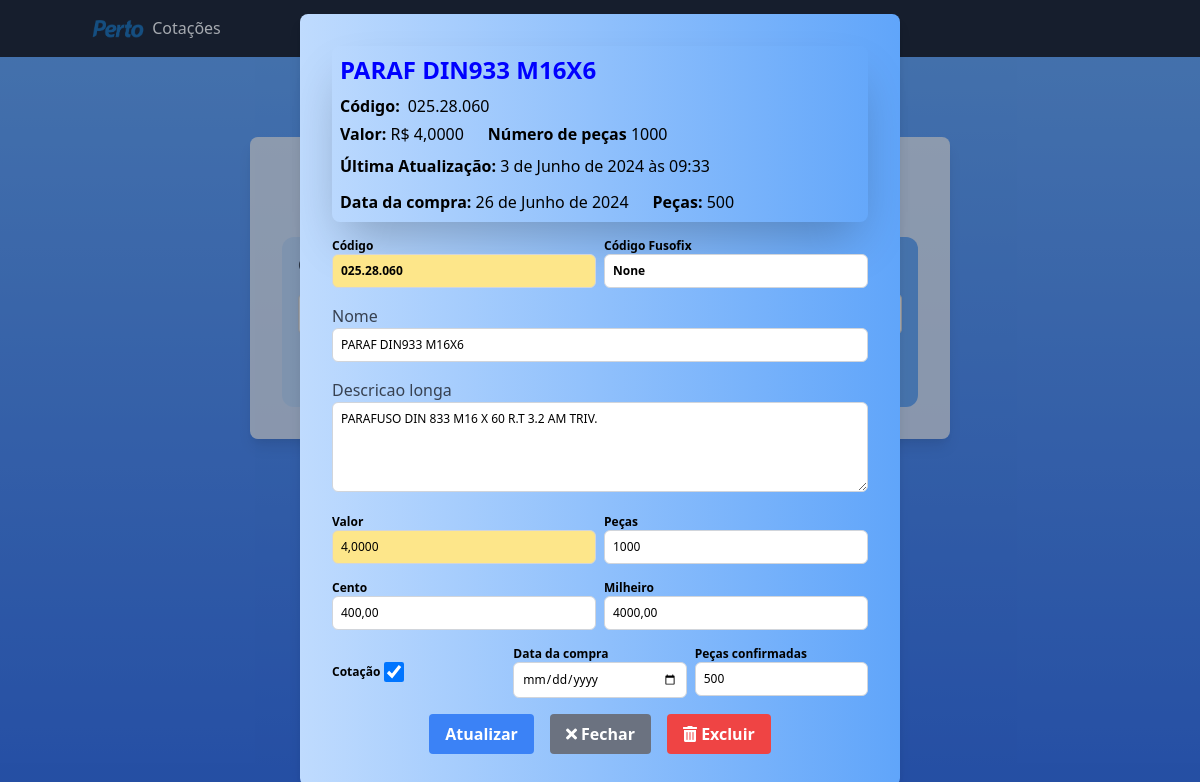
The page /produtos/atualizar/025.28.060/ on the database as committed earlier.
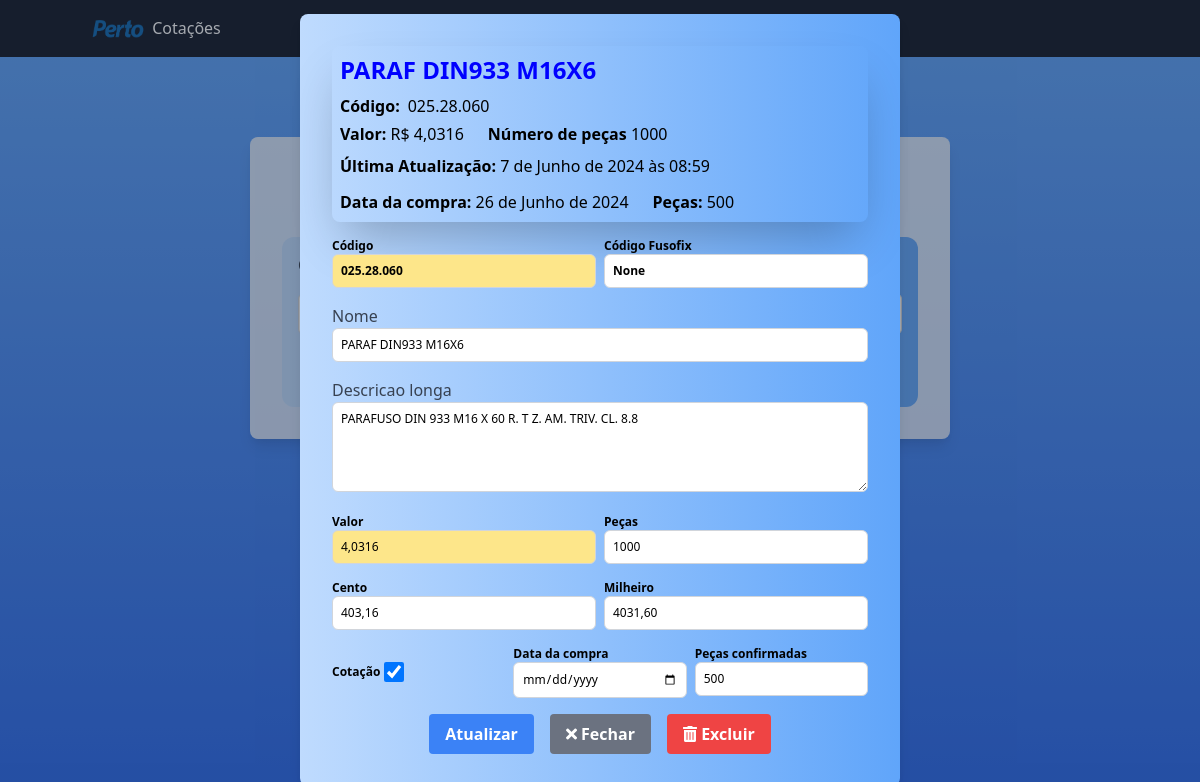
The same page on the database as committed later.
### produtos/models.py (models this page shows, shortened)
class Produto(models.Model):
    codigo = models.CharField(max_length=100, unique=True)
    nome = models.CharField(max_length=100)
    descricao_longa = models.TextField()
    valor = models.DecimalField(max_digits=10, decimal_places=4)
    numero_de_pecas = models.IntegerField(default=0)  # Novo campo
    pecas_compradas = models.IntegerField(default=0, null=True, blank=True)
    data_ultima_atualizacao = models.DateTimeField(auto_now=True)
    cotacao_efetivada = models.BooleanField(default=False)
    data_efetivacao = models.DateField(null=True, blank=True)
    codigo_fusofix = models.CharField(max_length=20, null=True, blank=True)

### produtos/views.py (the view)
# urls.py: path('atualizar/<str:codigo>/', views.atualizar_produto, name='atualizar_produto'),
def atualizar_produto(request, codigo):
    produto = get_object_or_404(Produto, codigo=codigo)
    if request.method == 'POST':
        form = ProdutoForm(request.POST, instance=produto)
        cotacao_efetivada = 'cotacao_efetivada' in request.POST
        data_efetivacao = request.POST.get('data_efetivacao', None)
        valor = request.POST.get('valor', None)
        numero_de_pecas = request.POST.get('produto.numero_de_pecas', None)
        pecas_compradas = request.POST.get('pecas_compradas', None)
        try:
            if valor is not None:
                valor = valor.replace(',', '.')
                valor = Decimal(valor)
        except InvalidOperation:
            form.add_error('valor', 'O valor deve ser um número decimal válido.')
        if cotacao_efetivada and not data_efetivacao:
            form.add_error('data_efetivacao', 'Data da cotação é necessária quando a cotação é efetivada.')
        else:
            if form.is_valid():
                produto.valor = valor
                produto.numero_de_pecas = numero_de_pecas
                produto.pecas_compradas = pecas_compradas if pecas_compradas is not None else produto.pecas_compradas
                if cotacao_efetivada:
                    produto.data_efetivacao = data_efetivacao
                else:
                    produto.data_efetivacao = None
                produto.cotacao_efetivada = cotacao_efetivada
                produto.save()
                return redirect(f"{reverse('consultar_produto')}?codigo={codigo}&message=Produto atualizado com sucesso!&success=true")
    else:
        form = ProdutoForm(instance=produto)
    return render(request, 'produtos/consultar_produto.html', {'form': form, 'produto': produto})

### produtos/forms.py (shortened to what this page needs)
class ProdutoForm(forms.ModelForm):
    class Meta:
        model = Produto
        fields = [
            "codigo",
            "nome",
            "descricao_longa",
        ]
        widgets = {
            "nome": forms.TextInput(
                attrs={
                    "class": "form-input w-full text-xs p-2 border border-gray-300 rounded-md focus:outline-none"
                }
            ),
            "descricao_longa": forms.Textarea(
                attrs={
                    "class": "form-input w-full text-xs p-2 border border-gray-300 rounded-md focus:outline-none",
                    "style": "height: 90px;",
                }
            ),
        }

### produtos/templatetags/custom_filters.py (called while the page is built)
@register.filter
def multiply(value, arg):
    try:
        return float(value) * float(arg)
    except (ValueError, TypeError):
        return ''

### produtos/templates/produtos/consultar_produto.html (shortened to what the changed rows need)
{% load static %}
{% load custom_filters %}
<!DOCTYPE html>
<html>
<head>
    <link href="https://cdn.jsdelivr.net/npm/tailwindcss@2.2.19/dist/tailwind.min.css" rel="stylesheet">
    <link rel="stylesheet" href="https://cdnjs.cloudflare.com/ajax/libs/font-awesome/5.15.4/css/all.min.css">
</head>
<body class="bg-gradient-to-b from-blue-400 to-blue-600">
    <div class="container mx-auto flex justify-center items-start h-screen pt-20">
        <div class="bg-white bg-opacity-75 p-8 rounded-lg shadow-lg" style="width: 700px;">
            <h1 class="text-3xl text-center font-bold mb-8">Consultar Produto</h1>
            {% if produto %}
            <div id="produtoModal" class="fixed top-0 left-0 w-full h-screen flex items-center justify-center bg-gray-800 bg-opacity-40">
                <div class="bg-gradient-to-r from-blue-200 to-blue-400 p-8 rounded-lg shadow-lg" style="max-width: 600px; width: 100%;">
                    <div class="bg-cyan-500 shadow-2xl shadow-blue-500/80 rounded-lg p-2">
                        <h2 class="text-2xl font-bold mb-2 highlight">{{ produto.nome }}</h2>
                        <p><strong  class="mr-2">Código:</strong>{{ produto.codigo }}</p>
                        <div class="flex space-x-6 mt-1">
                            <p ><strong>Valor:</strong> R$ {{ produto.valor }}</p>
                            <p><strong>Número de peças</strong>  {{ produto.numero_de_pecas }}</p>
                        </div>
                        <p class="mt-2 divide-y divide-yellow-300"><strong>Última Atualização:</strong> {{ produto.data_ultima_atualizacao }}</p>
                        {% if produto.data_efetivacao %}
                        <div class="flex space-x-6 mt-1">
                        <p class="mt-2"><strong>Data da compra:</strong> {{ produto.data_efetivacao }}</p>
                        <p class="mt-2"><strong>Peças:</strong> {{ produto.pecas_compradas }}</p>
                        </div>
                        {% endif %}
                    </div>
                    <form method="post" action="{% url 'atualizar_produto' produto.codigo %}" class="space-y-4 mt-2" onsubmit="return validarForm()">
                        <div class="flex space-x-2">
                            <div class="w-1/2">
                                <label for="codigo" class="block font-bold text-xs">Código</label>
                                <input type="text" id="codigo" name="codigo" class="form-input text-xs bg-yellow-200 font-bold w-full p-2 border border-gray-300 rounded-md focus:outline-none focus:ring-2 focus:ring-blue-500" value="{{ produto.codigo }}" required oninput="formatarCodigo(this)">
                            </div>
                            <div class="w-1/2">
                                <label for="codigo_fusofix" class="block font-bold text-xs">Código Fusofix</label>
                                <input type="text" id="codigo_fusofix" name="codigo_fusofix" class="form-input text-xs font-bold w-full p-2 border border-gray-300 rounded-md focus:outline-none focus:ring-2 focus:ring-blue-500" value="{{ produto.codigo_fusofix }}">
                            </div>
                        </div>
                        {% for field in form %}
                            {% if field.name != 'codigo' %}
                                <div class="mb-4">
                                    <label for="{{ field.id_for_label }}" class="block text-gray-700">{{ field.label }}</label>
                                    {{ field }}
                                </div>
                            {% endif %}
                        {% endfor %}
                        <div class="flex space-x-2 mt-1">
                            <div class="w-1/2">
                                <label for="valor" class="block text-xs font-bold">Valor</label>
                                <input type="text" id="valor" name="valor" class="form-input text-xs bg-yellow-200 w-full p-2 border border-gray-300 rounded-md focus:outline-none focus:ring-2 focus:ring-blue-500" value="{{ produto.valor }}">
                            </div>
                            <div class="w-1/2">
                                <label for="produto.numero_de_pecas" class="block text-xs font-bold">Peças</label>
                                <input type="text" id="produto.numero_de_pecas" name="produto.numero_de_pecas" class="form-input text-xs w-full p-2 border border-gray-300 rounded-md focus:outline-none focus:ring-2 focus:ring-blue-500" value="{{ produto.numero_de_pecas }}">
                            </div>
                        </div>
                        <div class="flex space-x-2 mt-1">
                            <div class="w-1/2">
                                <label for="cento" class="block text-xs font-bold">Cento</label>
                                <input type="text" id="cento" name="cento" class="form-input text-xs w-full p-2 border border-gray-300 rounded-md focus:outline-none focus:ring-2 focus:ring-blue-500" value="{{ produto.valor|multiply:100|floatformat:2 }}" readonly>
                            </div>
                            <div class="w-1/2">
                                <label for="milheiro" class="block font-bold text-xs">Milheiro</label>
                                <input type="text" id="milheiro" name="milheiro" class="form-input text-xs w-full p-2 border border-gray-300 rounded-md focus:outline-none focus:ring-2 focus:ring-blue-500" value="{{ produto.valor|multiply:1000|floatformat:2 }}" readonly>
                            </div>
                        </div>
                        <div class="flex space-x-2 mt-1">
                            <div class="w-1/3 flex items-center text-xs">
                                <label for="cotacao_efetivada" class="block font-bold mr-1">Cotação </label>
                                <input type="checkbox" id="cotacao_efetivada" name="cotacao_efetivada" class="form-checkbox h-5 w-5 text-blue-600" {% if produto.cotacao_efetivada %}checked{% endif %} onclick="toggleDataEfetivacao()">
                            </div>
                            <div class="w-1/3 text-xs">
                                <label for="data_efetivacao" class="block font-bold">Data da compra</label>
                                <input type="date" id="data_efetivacao" name="data_efetivacao" class="form-input w-full p-2 border border-gray-300 rounded-md focus:outline-none focus:ring-2 focus:ring-blue-500" value="{{ produto.data_efetivacao }}" {% if not produto.cotacao_efetivada %}disabled{% endif %}>
                            </div>
                            <div class="w-1/3 text-xs">
                                <label for="pecas_compradas" class="block font-bold">Peças confirmadas</label>
                                <input type="text" id="pecas_compradas" name="pecas_compradas" class="form-input w-full p-2 border border-gray-300 rounded-md focus:outline-none focus:ring-2 focus:ring-blue-500" value="{{ produto.pecas_compradas }}" {% if not produto.cotacao_efetivada %}disabled{% endif %}>
                            </div>
                        </div>
                        <div class="flex justify-center space-x-4 mt-1">
                            <button type="submit" class="bg-blue-500 hover:bg-blue-700 text-white font-bold py-2 px-4 rounded custom-bounce">Atualizar</button>
                            <button type="button" class="bg-gray-500 hover:bg-gray-700 text-white font-bold py-2 px-4 rounded" onclick="fecharModal()">
                                <i class="fas fa-times"></i> Fechar
                            </button>
                            <button type="button" class="bg-red-500 hover:bg-red-700 text-white font-bold py-2 px-4 rounded ml-4" onclick="confirmarExclusao('{{ produto.codigo }}')"><i class="fas fa-trash-alt"></i> Excluir</button>
                        </div>
                    </form>
                </div>
            </div>
            {% endif %}
        </div>
    </div>
</body>
</html>

Rows that differ between the two databases and show on the page:
changed Produto "PARAF DIN933 M16X6": valor "4,0000" → "4,0316"; data_ultima_atualizacao "3 de Junho de 2024 às 09:33" → "7 de Junho de 2024 às 08:59"; descricao_longa "PARAFUSO DIN 833 M16 X 60 R.T 3.2 AM TRIV." → "PARAFUSO DIN 933 M16 X 60 R. T Z. AM. TRIV. CL. 8.8"; cento "400,00" → "403,16"; milheiro "4000,00" → "4031,60"
